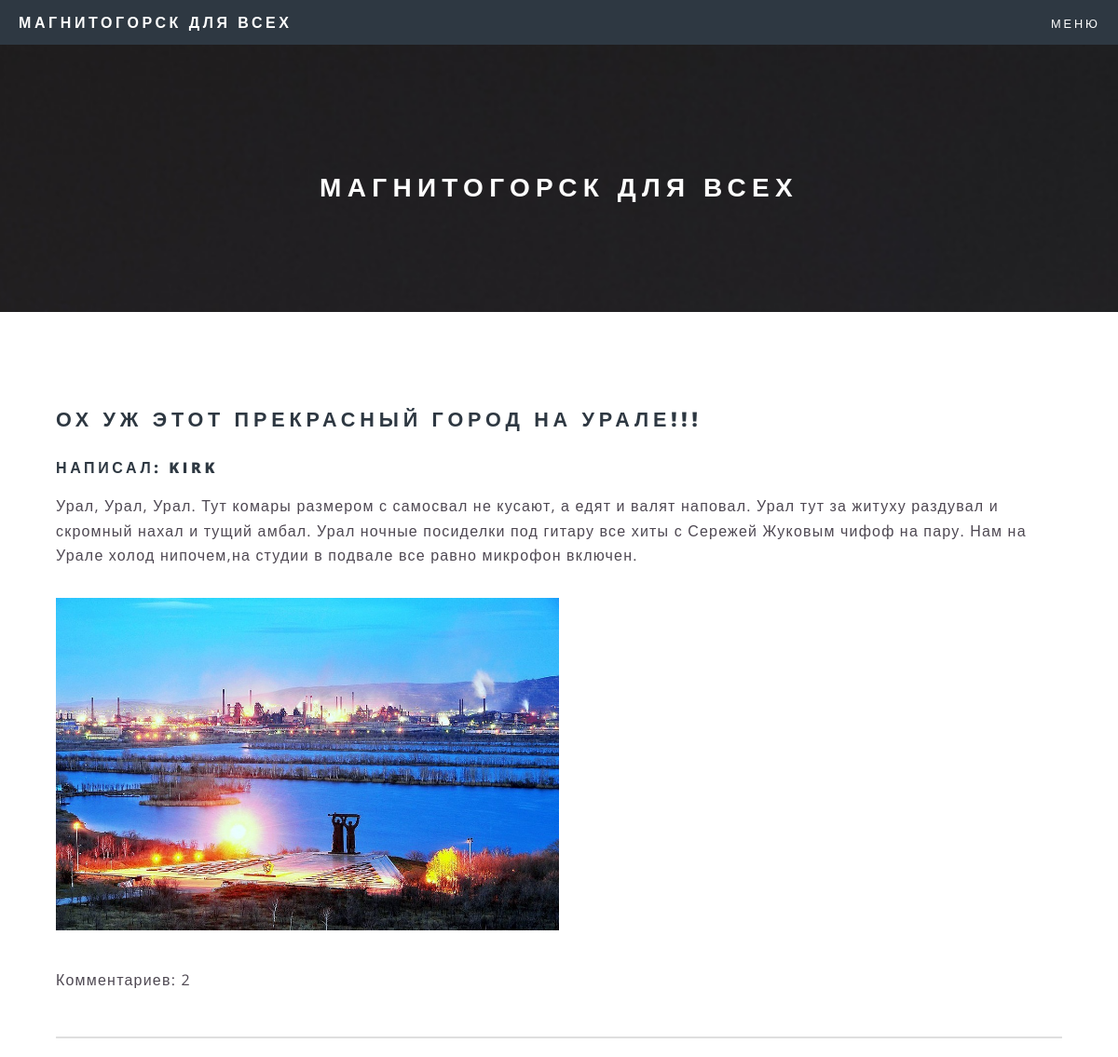
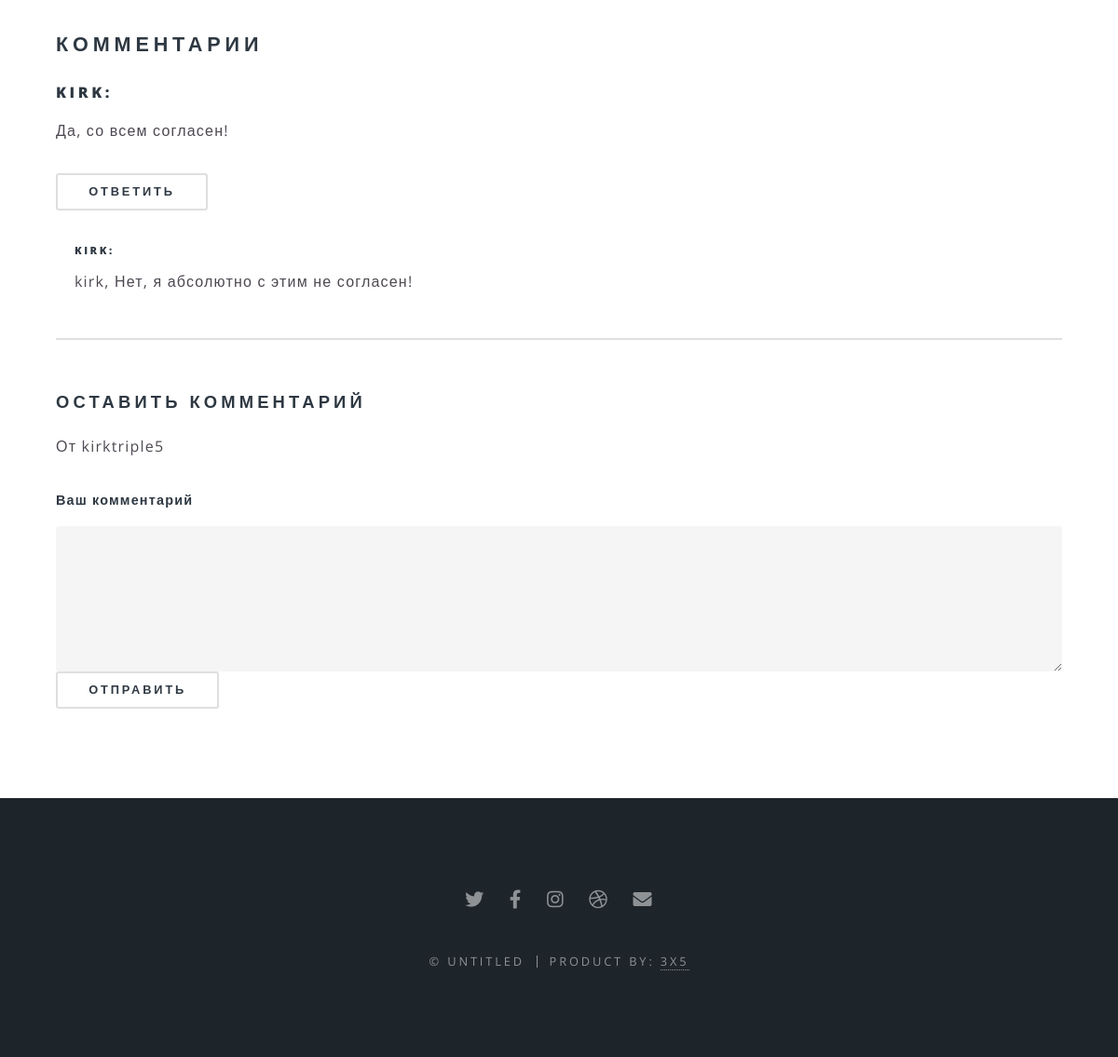
Page /b3cb3ba1ac/ (signed in) on the committed database (2 pictures, top to bottom).
### posts/models.py (models this page shows, shortened)
class Post(models.Model):
    title = models.CharField("Заголовок", max_length=150)
    text = models.TextField("Предложение")
    url = models.SlugField(max_length=160, unique=True, default=1)
    user = models.ForeignKey(User, on_delete=models.CASCADE, null=True, blank=True)
    def get_comment(self):
        return self.comments_set.filter(parent__isnull=True)
    class Meta:
        verbose_name="Пост"
        verbose_name_plural = "Посты"

class PostImages(models.Model):
    title = models.CharField("Заголовок", max_length=100)
    image = models.ImageField("Изображение", upload_to="posts_images/")
    post = models.ForeignKey(Post, verbose_name="Пост", on_delete=models.CASCADE)
    class Meta:
        verbose_name="Изображение"
        verbose_name_plural = "Изображения"

class Comments(models.Model):
    name = models.CharField("Имя", max_length=100)
    text = models.TextField("Комментарий", max_length=5000)
    parent = models.ForeignKey('self', verbose_name="Родитель", on_delete=models.SET_NULL, null=True, blank = True)
    post = models.ForeignKey(Post, verbose_name="Пост", on_delete=models.CASCADE )
    user = models.ForeignKey(User, on_delete=models.CASCADE, null=True, blank=True)
    class Meta:
        verbose_name = "Комментарий"
        verbose_name_plural = "Комментарии"

### posts/views.py (the view)
# urls.py: path("<slug:slug>/", views.PostDetailView.as_view(), name="view_post"),
class PostDetailView(DetailView):
    model = Post
    slug_field = "url"
    template_name = 'posts/view_post.html'

### templates/posts/view_post.html (shortened to what this page needs)
{% extends 'posts/base.html' %}
{% block post %}
<h2>{{post.title}}</h2>
<h4>Написал: {{post.user}}</h4>
<p>{{post.text}}</p>
{% for image in post.postimages_set.all %}
    <img src="{{image.image.url}}" class="img-fluid" style="width: 50%; " alt = "">
{% endfor %}
<p>
<p>Комментариев: {{ post.comments_set.count }}</p>
</p>
<hr>
<h2>Комментарии</h2>
{% for comment in post.get_comment %}
    <h4>{{comment.name}}:</h4>
    <p>{{comment.text}}</p>
    <button onclick="addComment('{{ comment.user}}', '{{comment.id}}')">Ответить</button>
    {% for com in comment.comments_set.all %}
    <div class="media mt-5 editContent"
        style="outline: none; cursor: inherit; padding-left:20px;">
        <div class="media-body" style="padding-top:35px">
            <h6 class="mt-0 editContent"
                style="outline: none; cursor: inherit;">{{com.name}}:</h6>
            <p class="mt-2 editContent"
                style="outline: none; cursor: inherit;">{{com.text}} </p>
        </div>
    </div>
    {% endfor %}
{% endfor %}
<hr>
       <h3 class="editContent" style="outline: none; cursor: inherit; margin-top: 50px">
                                          Оставить комментарий</h3>
                                <form action="{% url 'add_comment' post.id %}" method="post" class="mt-4" id="CommentForm">
                                    <p>От {{ user }}</p>
                                    <div class="form-group editContent"
                                         style="outline: none; cursor: inherit;">
                                        <label for="contactcomment" class="editContent"
                                               style="outline: none; cursor: inherit;">Ваш комментарий
                                            </label>
                                        <textarea class="form-control border" rows="5" name="text"
                                                  id="contactcomment" required=""></textarea>
                                    </div>
                                    <button type="submit"
                                            class="mt-3 btn btn-success btn-block py-3"
                                            style="outline: none; cursor: inherit;">Отправить
                                    </button>
                                </form>
{% endblock post %}

### static/assets/css/main.css (style rules this page uses)
html, body, div, span, applet, object, iframe, h1, h2, h3, h4, h5, h6, p, blockquote, pre, a, abbr, acronym, address, big, cite, code, del, dfn, em, img, ins, kbd, q, s, samp, small, strike, strong, sub, sup, tt, var, b, u, i, center, dl, dt, dd, ol, ul, li, fieldset, form, label, legend, table, caption, tbody, tfoot, thead, tr, th, td, article, aside, canvas, details, embed, figure, figcaption, footer, header, hgroup, menu, nav, output, ruby, section, summary, time, mark, audio, video { margin: 0; padding: 0; border: 0; font-size: 100%; font: inherit; vertical-align: baseline; }
body { line-height: 1; }
body { -webkit-text-size-adjust: none; }
input, select, textarea { -moz-appearance: none; -webkit-appearance: none; -ms-appearance: none; appearance: none; }
html { box-sizing: border-box; }
*, *:before, *:after { box-sizing: inherit; }
body { background: #2e3842; }
body, input, select, textarea { color: #fff; font-family: "Open Sans", Helvetica, sans-serif; font-size: 15pt; font-weight: 400; letter-spacing: 0.075em; line-height: 1.65em; }
@media screen and (max-width: 1680px) { body, input, select, textarea { font-size: 13pt; } }
@media screen and (max-width: 1280px) { body, input, select, textarea { font-size: 12pt; } }
p { margin: 0 0 2em 0; }
h1, h2, h3, h4, h5, h6 { color: #fff; font-weight: 800; letter-spacing: 0.225em; line-height: 1em; margin: 0 0 1em 0; text-transform: uppercase; }
h2 { font-size: 1.35em; line-height: 1.75em; }
h3 { font-size: 1.15em; line-height: 1.75em; }
h4 { font-size: 1em; line-height: 1.5em; }
h6 { font-size: 0.7em; line-height: 1.5em; }
hr { border: 0; border-bottom: solid 2px #fff; margin: 3em 0; }
form { margin: 0 0 2em 0; }
label { color: #fff; display: block; font-size: 0.9em; font-weight: 600; margin: 0 0 1em 0; }
input[type="text"], input[type="password"], input[type="email"], select, textarea { -moz-appearance: none; -webkit-appearance: none; -ms-appearance: none; appearance: none; background-color: rgba(144, 144, 144, 0.25); border-radius: 3px; border: none; color: inherit; display: block; outline: 0; padding: 0 1em; text-decoration: none; width: 100%; }
input[type="text"]:invalid, input[type="password"]:invalid, input[type="email"]:invalid, select:invalid, textarea:invalid { box-shadow: none; }
textarea { padding: 0.75em 1em; }
input[type="submit"], input[type="reset"], input[type="button"], button, .button { -moz-appearance: none; -webkit-appearance: none; -ms-appearance: none; appearance: none; -moz-transition: background-color 0.2s ease-in-out, color 0.2s ease-in-out; -webkit-transition: background-color 0.2s ease-in-out, color 0.2s ease-in-out; -ms-transition: background-color 0.2s ease-in-out, color 0.2s ease-in-out; transition: background-color 0.2s ease-in-out, color 0.2s ease-in-out; background-color: transparent; border-radius: 3px; border: 0; box-shadow: inset 0 0 0 2px #fff; color: #fff; cursor: pointer; display: inline-block; font-size: 0.8em; font-weight: 600; height: 3.125em; letter-spacing: 0.225em; line-height: 3.125em; max-width: 30em; padding: 0 2.75em; text-align: center; text-decoration: none; text-transform: uppercase; white-space: nowrap; overflow: hidden; text-overflow: ellipsis; }
.wrapper.style5 h2, .wrapper.style5 h3, .wrapper.style5 h4, .wrapper.style5 h5, .wrapper.style5 h6 { color: #2E3842; }
.wrapper.style5 hr { border-color: #dfdfdf; }
.wrapper.style5 label { color: #2E3842; }
.wrapper.style5 input[type="text"], .wrapper.style5 input[type="password"], .wrapper.style5 input[type="email"], .wrapper.style5 select, .wrapper.style5 textarea { background-color: rgba(0, 0, 0, 0.0375); }
.wrapper.style5 input[type="submit"], .wrapper.style5 input[type="reset"], .wrapper.style5 input[type="button"], .wrapper.style5 button, .wrapper.style5 .button { box-shadow: inset 0 0 0 2px #dfdfdf; color: #2E3842; }

### rows in the picture
Post: title "ОХ УЖ ЭТОТ ПРЕКРАСНЫЙ ГОРОД НА УРАЛЕ!!!", user "KIRK", text "Урал, Урал, Урал. Тут комары размером с самосвал не кусают, а едят и валят наповал. Урал тут за житуху раздувал и скромный нахал и тущий амбал. Урал ночные посиделки под гитару все хиты с Сережей Жуковым чифоф на пару. Нам на Урале холод нипочем,на студии в подвале все равно микрофон включен.", comments_set.count "2"
PostImages: image (picture)
Comments: name "KIRK", text "Да, со всем согласен!"
Comments: name "KIRK", text "kirk, Нет, я абсолютно с этим не согласен!"

### other values in the picture
{{ user }} "kirktriple5"
